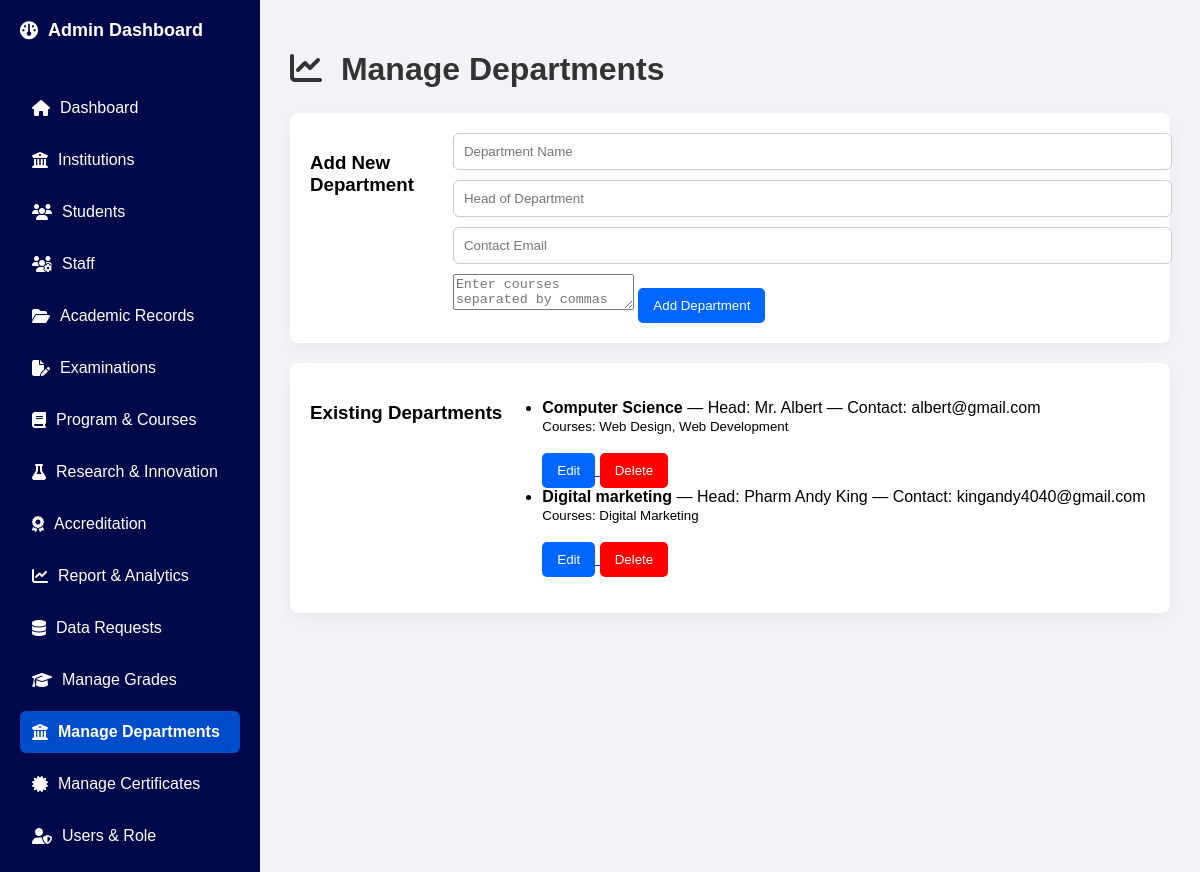
/manage_departments/, run on the app's committed database.
### Academic_Data_Identity_System/models.py (models this page shows, shortened)
class Department(models.Model):
    institution = models.ForeignKey(Institution, on_delete=models.CASCADE, null=True, blank=True)
    name = models.CharField(max_length=100)
    head = models.CharField(max_length=100)
    contact = models.EmailField()
    courses = models.TextField(help_text="Separate courses with commas")

### Academic_Data_Identity_System/views.py (the view, shortened to what this page needs)
# urls.py: path('manage_departments/', views.manage_departments, name='manage_departments'),
def manage_departments(request):
    departments = Department.objects.all()
    return render(request, "manage_departments.html", {
        "departments": departments
    })

### templates/manage_departments.html (shortened to what this page needs)
<!DOCTYPE html>
<html lang="en">
<head>
{% load static %}
<link rel="stylesheet" href="{% static 'style.css' %}">
<link rel="stylesheet" href="https://cdnjs.cloudflare.com/ajax/libs/font-awesome/6.5.0/css/all.min.css">
</head>
<body>
<div class="dashboard-container">
    <aside class="sidebar">
        <div class="logo"><i class="fa-solid fa-gauge"></i>Admin Dashboard</div>
       <ul>
            <li>
                <a href="{% url 'admin_dashboard' %}">
                    <i class="fa-solid fa-house"></i> Dashboard
                </a>
            </li>
            <li>
                <a href="{% url 'manage_institutions' %}">
                    <i class="fa-solid fa-building-columns"></i> Institutions
                </a>
            </li>
            <li>
                <a href="{% url 'manage_student' %}">
                    <i class="fa-solid fa-users"></i> Students
                </a>
            </li>
             <li>
                <a href="{% url 'manage_staff' %}">
                    <i class="fa-solid fa-users-gear"></i> Staff
                </a>
            </li>
            <li>
    <a href="{% url 'academic_records' %}">
        <i class="fa-solid fa-folder-open"></i> Academic Records
    </a>
</li>
<li>
                <a href="{% url 'manage_exams' %}">
                    <i class="fa-solid fa-file-pen"></i> Examinations
                </a>
            </li>
            <li>
                <a href="{% url 'manage_courses' %}">
                    <i class="fa-solid fa-book"></i> Program & Courses
                </a>
            </li>
            <li>
    <a href="{% url 'research' %}">
        <i class="fa-solid fa-flask"></i> Research & Innovation
    </a>
</li>
<li>
    <a href="{% url 'accreditation' %}">
       <i class="fa-solid fa-award"></i> Accreditation
    </a>
</li>
<li>
    <a href="{% url 'analytics' %}">
        <i class="fa-solid fa-chart-line"></i> Report & Analytics
    </a>
</li>
<li>
    <a href="{% url 'data_requests' %}">
        <i class="fa-solid fa-database"></i> Data Requests
    </a>
</li>
            <li>
                <a href="{% url 'manage_grades' %}">
                    <i class="fa-solid fa-graduation-cap"></i> Manage Grades
                </a>
            </li>
            <li class="active">
                <a href="{% url 'manage_departments' %}">
                    <i class="fa-solid fa-building-columns"></i> Manage Departments
                </a>
            </li>
            <li>
                <a href="{% url 'manage_certificates' %}">
                    <i class="fa-solid fa-certificate"></i> Manage Certificates
                </a>
            </li>
<li>
    <a href="{% url 'assign_role' user.id %}">
        <i class="fa-solid fa-user-shield"></i> Users & Role
    </a>
</li>
        </ul>
    </aside>
    <main class="main-content">
        <h1><i class="fa-solid fa-chart-line"></i> Manage Departments</h1>
        <div class="card">
            <h3>Add New Department</h3>
            <form method="POST">
                <input type="text" name="name" placeholder="Department Name" required>
                <input type="text" name="head" placeholder="Head of Department" required>
                <input type="email" name="contact" placeholder="Contact Email" required>
                <textarea name="courses" placeholder="Enter courses separated by commas" required></textarea>
                <button type="submit">Add Department</button>
            </form>
        </div>
        <div class="card">
            <h3>Existing Departments</h3>
            <ul>
                {% for dept in departments %}
                    <li>
                        <strong>{{ dept.name }}</strong>
                        — Head: {{ dept.head }}
                        — Contact: {{ dept.contact }}
                        <br>
                        <small>Courses: {{ dept.courses }}</small>
                        <br><br>
                        <a href="{% url 'edit_department' dept.id %}">
                            <button>Edit</button>
                        </a>
                        <a href="{% url 'delete_department' dept.id %}">
                            <button style="background:red;">Delete</button>
                        </a>
                    </li>
                {% empty %}
                    <li>No departments added yet.</li>
                {% endfor %}
            </ul>
        </div>
    </main>
</div>
</body>
</html>

### static/style.css (style rules this page uses)
body { font-family: Arial, sans-serif; background: #f2f4f8; margin:0; padding:0; }
.dashboard-container { display:flex; min-height:100vh; }
.sidebar { width:220px; background: #02094a; color:white; padding:20px; display:flex; flex-direction:column; }
.sidebar .logo { font-size:18px; font-weight:bold; margin-bottom:30px; }
.sidebar ul { list-style:none; padding:0; }
.sidebar ul li { margin-bottom:10px; border-radius:6px; }
.sidebar ul li a { color:white; text-decoration:none; display:block; padding:12px; }
.sidebar ul li.active a { font-weight:bold; background:#004dcc; border-radius:6px; }
.main-content { flex:1; padding:30px; background:#f2f4f8; overflow-y:auto; }
h1 { color:#333; margin-bottom:25px; }
.card { display: flex; background:white; padding:20px; border-radius:8px; box-shadow:0 5px 15px rgba(0,0,0,0.05); margin-bottom:20px; }
input[type="text"], input[type="email"], input[type="number"] { width:100%; padding:10px; border-radius:6px; border:1px solid #ccc; margin-bottom:10px; }
button { padding:10px 15px; border:none; border-radius:5px; background:#0066ff; color:white; cursor:pointer; }
.sidebar ul li a { display: flex; align-items: center; gap: 10px; font-size: 16px; }
.sidebar .logo { display: flex; align-items: center; gap: 10px; }
.main-content h1 i, .card h3 i { margin-right: 10px; }

### data on the page
Department: name "Computer Science", head "Mr. Albert", contact "albert@gmail.com", courses "Web Design, Web Development"
Department: name "Digital marketing", head "Pharm Andy King", contact "kingandy4040@gmail.com", courses "Digital Marketing"
